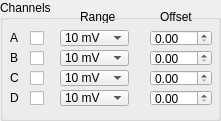
   <widget class="QGroupBox" name="channelBox">
    <property name="geometry">
     <rect>
      <x>270</x>
      <y>0</y>
      <width>221</width>
      <height>121</height>
     </rect>
    </property>
    <property name="title">
     <string>Channels</string>
    </property>
    <widget class="QLabel" name="aLabel">
     <property name="geometry">
      <rect>
       <x>10</x>
       <y>30</y>
       <width>21</width>
       <height>16</height>
      </rect>
     </property>
     <property name="text">
      <string>A</string>
     </property>
    </widget>
    <widget class="QLabel" name="bLabel">
     <property name="geometry">
      <rect>
       <x>10</x>
       <y>50</y>
       <width>21</width>
       <height>16</height>
      </rect>
     </property>
     <property name="text">
      <string>B</string>
     </property>
    </widget>
    <widget class="QLabel" name="cLabel">
     <property name="geometry">
      <rect>
       <x>10</x>
       <y>70</y>
       <width>21</width>
       <height>16</height>
      </rect>
     </property>
     <property name="text">
      <string>C</string>
     </property>
    </widget>
    <widget class="QLabel" name="dLabel">
     <property name="geometry">
      <rect>
       <x>10</x>
       <y>90</y>
       <width>21</width>
       <height>16</height>
      </rect>
     </property>
     <property name="text">
      <string>D</string>
     </property>
    </widget>
    <widget class="QCheckBox" name="aCheck">
     <property name="geometry">
      <rect>
       <x>30</x>
       <y>30</y>
       <width>16</width>
       <height>17</height>
      </rect>
     </property>
     <property name="text">
      <string/>
     </property>
    </widget>
    <widget class="QCheckBox" name="bCheck">
     <property name="geometry">
      <rect>
       <x>30</x>
       <y>50</y>
       <width>16</width>
       <height>17</height>
      </rect>
     </property>
     <property name="text">
      <string/>
     </property>
    </widget>
    <widget class="QCheckBox" name="cCheck">
     <property name="geometry">
      <rect>
       <x>30</x>
       <y>70</y>
       <width>16</width>
       <height>17</height>
      </rect>
     </property>
     <property name="text">
      <string/>
     </property>
    </widget>
    <widget class="QCheckBox" name="dCheck">
     <property name="geometry">
      <rect>
       <x>30</x>
       <y>90</y>
       <width>16</width>
       <height>17</height>
      </rect>
     </property>
     <property name="text">
      <string/>
     </property>
    </widget>
    <widget class="QComboBox" name="aRangeComboBox">
     <property name="geometry">
      <rect>
       <x>60</x>
       <y>30</y>
       <width>69</width>
       <height>16</height>
      </rect>
     </property>
     <item>
      <property name="text">
       <string>10 mV</string>
      </property>
     </item>
     <item>
      <property name="text">
       <string>20 mV</string>
      </property>
     </item>
     <item>
      <property name="text">
       <string>50 mV</string>
      </property>
     </item>
     <item>
      <property name="text">
       <string>100 mV</string>
      </property>
     </item>
     <item>
      <property name="text">
       <string>200 mV</string>
      </property>
     </item>
     <item>
      <property name="text">
       <string>500 mV</string>
      </property>
     </item>
     <item>
      <property name="text">
       <string>1 V</string>
      </property>
     </item>
     <item>
      <property name="text">
       <string>2 V</string>
      </property>
     </item>
     <item>
      <property name="text">
       <string>5 V</string>
      </property>
     </item>
     <item>
      <property name="text">
       <string>10 V</string>
      </property>
     </item>
     <item>
      <property name="text">
       <string>20 V</string>
      </property>
     </item>
     <item>
      <property name="text">
       <string>50 V</string>
      </property>
     </item>
    </widget>
    <widget class="QComboBox" name="bRangeComboBox">
     <property name="geometry">
      <rect>
       <x>60</x>
       <y>50</y>
       <width>69</width>
       <height>16</height>
      </rect>
     </property>
     <item>
      <property name="text">
       <string>10 mV</string>
      </property>
     </item>
     <item>
      <property name="text">
       <string>20 mV</string>
      </property>
     </item>
     <item>
      <property name="text">
       <string>50 mV</string>
      </property>
     </item>
     <item>
      <property name="text">
       <string>100 mV</string>
      </property>
     </item>
     <item>
      <property name="text">
       <string>200 mV</string>
      </property>
     </item>
     <item>
      <property name="text">
       <string>500 mV</string>
      </property>
     </item>
     <item>
      <property name="text">
       <string>1 V</string>
      </property>
     </item>
     <item>
      <property name="text">
       <string>2 V</string>
      </property>
     </item>
     <item>
      <property name="text">
       <string>5 V</string>
      </property>
     </item>
     <item>
      <property name="text">
       <string>10 V</string>
      </property>
     </item>
     <item>
      <property name="text">
       <string>20 V</string>
      </property>
     </item>
     <item>
      <property name="text">
       <string>50 V</string>
      </property>
     </item>
    </widget>
    <widget class="QComboBox" name="cRangeComboBox">
     <property name="geometry">
      <rect>
       <x>60</x>
       <y>70</y>
       <width>69</width>
       <height>16</height>
      </rect>
     </property>
     <item>
      <property name="text">
       <string>10 mV</string>
      </property>
     </item>
     <item>
      <property name="text">
       <string>20 mV</string>
      </property>
     </item>
     <item>
      <property name="text">
       <string>50 mV</string>
      </property>
     </item>
     <item>
      <property name="text">
       <string>100 mV</string>
      </property>
     </item>
     <item>
      <property name="text">
       <string>200 mV</string>
      </property>
     </item>
     <item>
      <property name="text">
       <string>500 mV</string>
      </property>
     </item>
     <item>
      <property name="text">
       <string>1 V</string>
      </property>
     </item>
     <item>
      <property name="text">
       <string>2 V</string>
      </property>
     </item>
     <item>
      <property name="text">
       <string>5 V</string>
      </property>
     </item>
     <item>
      <property name="text">
       <string>10 V</string>
      </property>
     </item>
     <item>
      <property name="text">
       <string>20 V</string>
      </property>
     </item>
     <item>
      <property name="text">
       <string>50 V</string>
      </property>
     </item>
    </widget>
    <widget class="QComboBox" name="dRangeComboBox">
     <property name="geometry">
      <rect>
       <x>60</x>
       <y>90</y>
       <width>69</width>
       <height>16</height>
      </rect>
     </property>
     <item>
      <property name="text">
       <string>10 mV</string>
      </property>
     </item>
     <item>
      <property name="text">
       <string>20 mV</string>
      </property>
     </item>
     <item>
      <property name="text">
       <string>50 mV</string>
      </property>
     </item>
     <item>
      <property name="text">
       <string>100 mV</string>
      </property>
     </item>
     <item>
      <property name="text">
       <string>200 mV</string>
      </property>
     </item>
     <item>
      <property name="text">
       <string>500 mV</string>
      </property>
     </item>
     <item>
      <property name="text">
       <string>1 V</string>
      </property>
     </item>
     <item>
      <property name="text">
       <string>2 V</string>
      </property>
     </item>
     <item>
      <property name="text">
       <string>5 V</string>
      </property>
     </item>
     <item>
      <property name="text">
       <string>10 V</string>
      </property>
     </item>
     <item>
      <property name="text">
       <string>20 V</string>
      </property>
     </item>
     <item>
      <property name="text">
       <string>50 V</string>
      </property>
     </item>
    </widget>
    <widget class="QDoubleSpinBox" name="aOffsetSpinBox">
     <property name="geometry">
      <rect>
       <x>150</x>
       <y>30</y>
       <width>62</width>
       <height>16</height>
      </rect>
     </property>
     <property name="maximum">
      <double>999999.000000000000000</double>
     </property>
    </widget>
    <widget class="QDoubleSpinBox" name="bOffsetSpinBox">
     <property name="geometry">
      <rect>
       <x>150</x>
       <y>50</y>
       <width>62</width>
       <height>16</height>
      </rect>
     </property>
     <property name="maximum">
      <double>999999.000000000000000</double>
     </property>
    </widget>
    <widget class="QDoubleSpinBox" name="cOffsetSpinBox">
     <property name="geometry">
      <rect>
       <x>150</x>
       <y>70</y>
       <width>62</width>
       <height>16</height>
      </rect>
     </property>
     <property name="maximum">
      <double>999999.000000000000000</double>
     </property>
    </widget>
    <widget class="QDoubleSpinBox" name="dOffsetSpinBox">
     <property name="geometry">
      <rect>
       <x>150</x>
       <y>90</y>
       <width>62</width>
       <height>16</height>
      </rect>
     </property>
     <property name="maximum">
      <double>999999.000000000000000</double>
     </property>
    </widget>
    <widget class="QLabel" name="rangeLabel">
     <property name="geometry">
      <rect>
       <x>80</x>
       <y>10</y>
       <width>47</width>
       <height>13</height>
      </rect>
     </property>
     <property name="text">
      <string>Range</string>
     </property>
    </widget>
    <widget class="QLabel" name="offsetLabel">
     <property name="geometry">
      <rect>
       <x>160</x>
       <y>10</y>
       <width>47</width>
       <height>13</height>
      </rect>
     </property>
     <property name="text">
      <string>Offset</string>
     </property>
    </widget>
   </widget>
